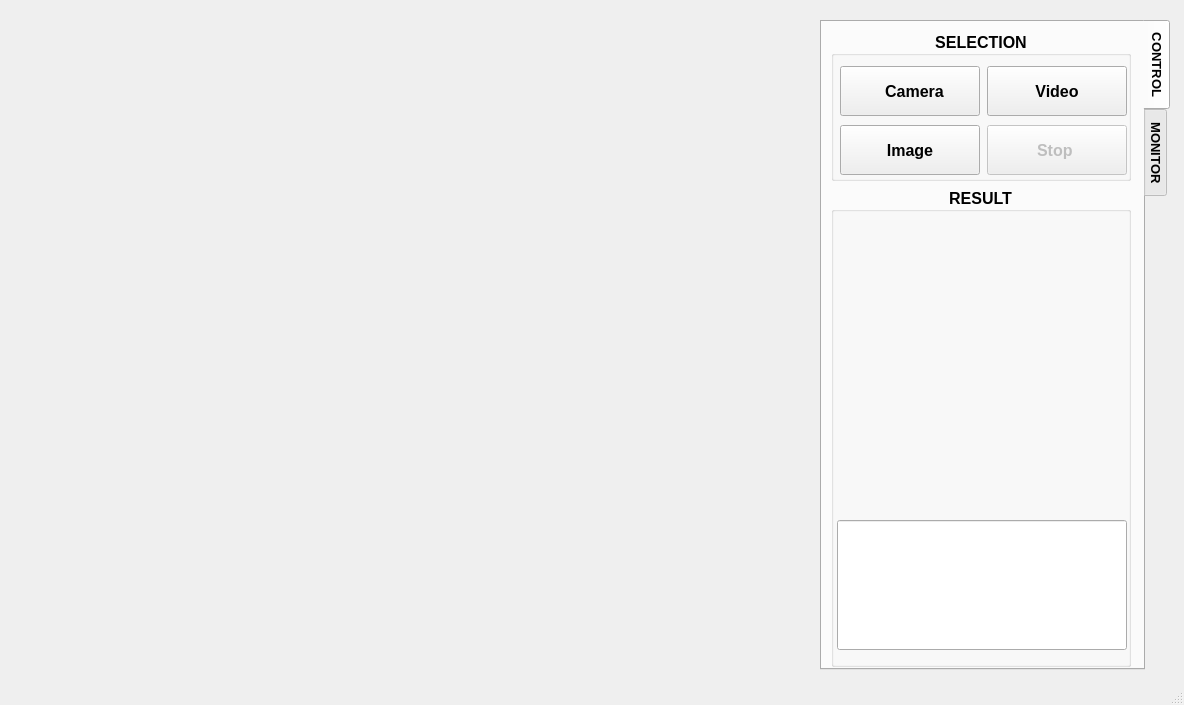
<?xml version="1.0" encoding="UTF-8"?>
<ui version="4.0">
 <class>MainWindow</class>
 <widget class="QMainWindow" name="MainWindow">
  <property name="geometry">
   <rect>
    <x>0</x>
    <y>0</y>
    <width>1184</width>
    <height>705</height>
   </rect>
  </property>
  <property name="minimumSize">
   <size>
    <width>1180</width>
    <height>705</height>
   </size>
  </property>
  <property name="maximumSize">
   <size>
    <width>1184</width>
    <height>705</height>
   </size>
  </property>
  <property name="windowTitle">
   <string>MainWindow</string>
  </property>
  <widget class="QWidget" name="centralwidget">
   <widget class="QTabWidget" name="tabWidget">
    <property name="geometry">
     <rect>
      <x>820</x>
      <y>20</y>
      <width>350</width>
      <height>650</height>
     </rect>
    </property>
    <property name="sizePolicy">
     <sizepolicy hsizetype="Minimum" vsizetype="Minimum">
      <horstretch>0</horstretch>
      <verstretch>0</verstretch>
     </sizepolicy>
    </property>
    <property name="minimumSize">
     <size>
      <width>350</width>
      <height>650</height>
     </size>
    </property>
    <property name="maximumSize">
     <size>
      <width>350</width>
      <height>650</height>
     </size>
    </property>
    <property name="baseSize">
     <size>
      <width>0</width>
      <height>0</height>
     </size>
    </property>
    <property name="font">
     <font>
      <pointsize>10</pointsize>
      <weight>75</weight>
      <bold>true</bold>
     </font>
    </property>
    <property name="tabPosition">
     <enum>QTabWidget::East</enum>
    </property>
    <property name="tabShape">
     <enum>QTabWidget::Rounded</enum>
    </property>
    <property name="currentIndex">
     <number>0</number>
    </property>
    <property name="iconSize">
     <size>
      <width>16</width>
      <height>16</height>
     </size>
    </property>
    <property name="elideMode">
     <enum>Qt::ElideLeft</enum>
    </property>
    <property name="usesScrollButtons">
     <bool>true</bool>
    </property>
    <property name="documentMode">
     <bool>false</bool>
    </property>
    <property name="tabsClosable">
     <bool>false</bool>
    </property>
    <property name="movable">
     <bool>false</bool>
    </property>
    <property name="tabBarAutoHide">
     <bool>false</bool>
    </property>
    <widget class="QWidget" name="tab_control">
     <property name="sizePolicy">
      <sizepolicy hsizetype="Minimum" vsizetype="Minimum">
       <horstretch>0</horstretch>
       <verstretch>0</verstretch>
      </sizepolicy>
     </property>
     <property name="maximumSize">
      <size>
       <width>700</width>
       <height>16777215</height>
      </size>
     </property>
     <attribute name="title">
      <string>CONTROL</string>
     </attribute>
     <layout class="QVBoxLayout" name="verticalLayout_4">
      <item>
       <widget class="QGroupBox" name="groupBox_7">
        <property name="sizePolicy">
         <sizepolicy hsizetype="Minimum" vsizetype="Minimum">
          <horstretch>0</horstretch>
          <verstretch>0</verstretch>
         </sizepolicy>
        </property>
        <property name="minimumSize">
         <size>
          <width>300</width>
          <height>150</height>
         </size>
        </property>
        <property name="maximumSize">
         <size>
          <width>300</width>
          <height>150</height>
         </size>
        </property>
        <property name="font">
         <font>
          <family>Segoe UI</family>
          <pointsize>12</pointsize>
          <weight>75</weight>
          <bold>true</bold>
         </font>
        </property>
        <property name="title">
         <string>SELECTION</string>
        </property>
        <property name="alignment">
         <set>Qt::AlignCenter</set>
        </property>
        <property name="flat">
         <bool>true</bool>
        </property>
        <widget class="QWidget" name="layoutWidget">
         <property name="geometry">
          <rect>
           <x>8</x>
           <y>34</y>
           <width>289</width>
           <height>52</height>
          </rect>
         </property>
         <layout class="QHBoxLayout" name="horizontalLayout_2">
          <item>
           <widget class="QPushButton" name="pushButton_Camera">
            <property name="sizePolicy">
             <sizepolicy hsizetype="Minimum" vsizetype="Minimum">
              <horstretch>0</horstretch>
              <verstretch>0</verstretch>
             </sizepolicy>
            </property>
            <property name="minimumSize">
             <size>
              <width>140</width>
              <height>50</height>
             </size>
            </property>
            <property name="maximumSize">
             <size>
              <width>140</width>
              <height>50</height>
             </size>
            </property>
            <property name="font">
             <font>
              <family>Segoe UI</family>
              <pointsize>12</pointsize>
              <weight>75</weight>
              <bold>true</bold>
             </font>
            </property>
            <property name="text">
             <string>  Camera</string>
            </property>
            <property name="icon">
             <iconset>
              <normaloff>icons/start.png</normaloff>icons/start.png</iconset>
            </property>
            <property name="iconSize">
             <size>
              <width>25</width>
              <height>25</height>
             </size>
            </property>
           </widget>
          </item>
          <item>
           <widget class="QPushButton" name="pushButton_Capture">
            <property name="sizePolicy">
             <sizepolicy hsizetype="Minimum" vsizetype="Minimum">
              <horstretch>0</horstretch>
              <verstretch>0</verstretch>
             </sizepolicy>
            </property>
            <property name="minimumSize">
             <size>
              <width>140</width>
              <height>50</height>
             </size>
            </property>
            <property name="maximumSize">
             <size>
              <width>140</width>
              <height>50</height>
             </size>
            </property>
            <property name="font">
             <font>
              <family>Segoe UI</family>
              <pointsize>12</pointsize>
              <weight>75</weight>
              <bold>true</bold>
             </font>
            </property>
            <property name="text">
             <string>Video</string>
            </property>
            <property name="icon">
             <iconset>
              <normaloff>icons/bypass.png</normaloff>icons/bypass.png</iconset>
            </property>
            <property name="iconSize">
             <size>
              <width>25</width>
              <height>25</height>
             </size>
            </property>
           </widget>
          </item>
         </layout>
        </widget>
        <widget class="QWidget" name="layoutWidget_2">
         <property name="geometry">
          <rect>
           <x>8</x>
           <y>93</y>
           <width>289</width>
           <height>52</height>
          </rect>
         </property>
         <layout class="QHBoxLayout" name="horizontalLayout_3">
          <item>
           <widget class="QPushButton" name="pushButton_Image">
            <property name="sizePolicy">
             <sizepolicy hsizetype="Minimum" vsizetype="Minimum">
              <horstretch>0</horstretch>
              <verstretch>0</verstretch>
             </sizepolicy>
            </property>
            <property name="minimumSize">
             <size>
              <width>140</width>
              <height>50</height>
             </size>
            </property>
            <property name="maximumSize">
             <size>
              <width>140</width>
              <height>50</height>
             </size>
            </property>
            <property name="font">
             <font>
              <family>Segoe UI</family>
              <pointsize>12</pointsize>
              <weight>75</weight>
              <bold>true</bold>
             </font>
            </property>
            <property name="text">
             <string>  Image  </string>
            </property>
            <property name="icon">
             <iconset>
              <normaloff>icons/manual.png</normaloff>icons/manual.png</iconset>
            </property>
            <property name="iconSize">
             <size>
              <width>25</width>
              <height>25</height>
             </size>
            </property>
           </widget>
          </item>
          <item>
           <widget class="QPushButton" name="pushButton_Stop">
            <property name="enabled">
             <bool>false</bool>
            </property>
            <property name="sizePolicy">
             <sizepolicy hsizetype="Minimum" vsizetype="Minimum">
              <horstretch>0</horstretch>
              <verstretch>0</verstretch>
             </sizepolicy>
            </property>
            <property name="minimumSize">
             <size>
              <width>140</width>
              <height>50</height>
             </size>
            </property>
            <property name="maximumSize">
             <size>
              <width>140</width>
              <height>50</height>
             </size>
            </property>
            <property name="font">
             <font>
              <family>Segoe UI</family>
              <pointsize>12</pointsize>
              <weight>75</weight>
              <bold>true</bold>
             </font>
            </property>
            <property name="text">
             <string>  Stop   </string>
            </property>
            <property name="icon">
             <iconset>
              <normaloff>icons/stop.png</normaloff>icons/stop.png</iconset>
            </property>
            <property name="iconSize">
             <size>
              <width>25</width>
              <height>25</height>
             </size>
            </property>
           </widget>
          </item>
         </layout>
        </widget>
       </widget>
      </item>
      <item>
       <widget class="QGroupBox" name="groupBox_8">
        <property name="minimumSize">
         <size>
          <width>300</width>
          <height>480</height>
         </size>
        </property>
        <property name="maximumSize">
         <size>
          <width>300</width>
          <height>480</height>
         </size>
        </property>
        <property name="font">
         <font>
          <family>Segoe UI</family>
          <pointsize>12</pointsize>
          <weight>75</weight>
          <bold>true</bold>
         </font>
        </property>
        <property name="title">
         <string>RESULT</string>
        </property>
        <property name="alignment">
         <set>Qt::AlignCenter</set>
        </property>
        <property name="flat">
         <bool>true</bool>
        </property>
        <layout class="QVBoxLayout" name="verticalLayout_11" stretch="0,0">
         <property name="spacing">
          <number>0</number>
         </property>
         <property name="leftMargin">
          <number>3</number>
         </property>
         <property name="topMargin">
          <number>0</number>
         </property>
         <property name="rightMargin">
          <number>0</number>
         </property>
         <property name="bottomMargin">
          <number>3</number>
         </property>
         <item>
          <widget class="QLabel" name="label_View">
           <property name="enabled">
            <bool>true</bool>
           </property>
           <property name="sizePolicy">
            <sizepolicy hsizetype="Ignored" vsizetype="Ignored">
             <horstretch>0</horstretch>
             <verstretch>0</verstretch>
            </sizepolicy>
           </property>
           <property name="minimumSize">
            <size>
             <width>290</width>
             <height>290</height>
            </size>
           </property>
           <property name="maximumSize">
            <size>
             <width>290</width>
             <height>290</height>
            </size>
           </property>
           <property name="font">
            <font>
             <family>Segoe UI</family>
             <pointsize>46</pointsize>
             <weight>75</weight>
             <bold>true</bold>
            </font>
           </property>
           <property name="text">
            <string/>
           </property>
           <property name="scaledContents">
            <bool>true</bool>
           </property>
           <property name="alignment">
            <set>Qt::AlignCenter</set>
           </property>
          </widget>
         </item>
         <item>
          <widget class="QLineEdit" name="text_resutl">
           <property name="sizePolicy">
            <sizepolicy hsizetype="Minimum" vsizetype="Minimum">
             <horstretch>0</horstretch>
             <verstretch>0</verstretch>
            </sizepolicy>
           </property>
           <property name="minimumSize">
            <size>
             <width>290</width>
             <height>130</height>
            </size>
           </property>
           <property name="maximumSize">
            <size>
             <width>290</width>
             <height>130</height>
            </size>
           </property>
           <property name="font">
            <font>
             <family>Segoe UI</family>
             <pointsize>30</pointsize>
             <weight>75</weight>
             <bold>true</bold>
            </font>
           </property>
           <property name="focusPolicy">
            <enum>Qt::NoFocus</enum>
           </property>
           <property name="text">
            <string/>
           </property>
           <property name="alignment">
            <set>Qt::AlignCenter</set>
           </property>
           <property name="readOnly">
            <bool>true</bool>
           </property>
          </widget>
         </item>
        </layout>
       </widget>
      </item>
     </layout>
    </widget>
    <widget class="QWidget" name="tab_monitor">
     <property name="maximumSize">
      <size>
       <width>700</width>
       <height>16777215</height>
      </size>
     </property>
     <attribute name="title">
      <string>MONITOR</string>
     </attribute>
     <layout class="QVBoxLayout" name="verticalLayout_3" stretch="0">
      <item>
       <widget class="QGroupBox" name="groupBox_9">
        <property name="minimumSize">
         <size>
          <width>0</width>
          <height>0</height>
         </size>
        </property>
        <property name="maximumSize">
         <size>
          <width>350</width>
          <height>200</height>
         </size>
        </property>
        <property name="font">
         <font>
          <family>Segoe UI</family>
          <pointsize>8</pointsize>
          <weight>75</weight>
          <bold>true</bold>
         </font>
        </property>
        <property name="title">
         <string>PC PERFORMANCE</string>
        </property>
        <property name="alignment">
         <set>Qt::AlignHCenter|Qt::AlignTop</set>
        </property>
        <layout class="QVBoxLayout" name="verticalLayout_2">
         <item>
          <layout class="QVBoxLayout" name="verticalLayout_7">
           <item>
            <layout class="QHBoxLayout" name="horizontalLayout_17" stretch="2,9,2,1">
             <property name="spacing">
              <number>6</number>
             </property>
             <property name="bottomMargin">
              <number>0</number>
             </property>
             <item>
              <widget class="QLabel" name="label_19">
               <property name="maximumSize">
                <size>
                 <width>16777215</width>
                 <height>25</height>
                </size>
               </property>
               <property name="text">
                <string>CPU</string>
               </property>
               <property name="alignment">
                <set>Qt::AlignCenter</set>
               </property>
              </widget>
             </item>
             <item>
              <widget class="QProgressBar" name="progressBar_CPU">
               <property name="sizePolicy">
                <sizepolicy hsizetype="Preferred" vsizetype="Preferred">
                 <horstretch>0</horstretch>
                 <verstretch>0</verstretch>
                </sizepolicy>
               </property>
               <property name="maximumSize">
                <size>
                 <width>300</width>
                 <height>12</height>
                </size>
               </property>
               <property name="font">
                <font>
                 <family>Segoe UI</family>
                 <pointsize>8</pointsize>
                 <weight>75</weight>
                 <bold>true</bold>
                </font>
               </property>
               <property name="value">
                <number>15</number>
               </property>
              </widget>
             </item>
             <item>
              <widget class="QLabel" name="label_24">
               <property name="maximumSize">
                <size>
                 <width>16777215</width>
                 <height>25</height>
                </size>
               </property>
               <property name="text">
                <string/>
               </property>
              </widget>
             </item>
             <item>
              <widget class="QLabel" name="label_25">
               <property name="text">
                <string/>
               </property>
              </widget>
             </item>
            </layout>
           </item>
           <item>
            <layout class="QHBoxLayout" name="horizontalLayout_18" stretch="2,9,2,1">
             <item>
              <widget class="QLabel" name="label_26">
               <property name="maximumSize">
                <size>
                 <width>16777215</width>
                 <height>25</height>
                </size>
               </property>
               <property name="text">
                <string>RAM</string>
               </property>
               <property name="alignment">
                <set>Qt::AlignCenter</set>
               </property>
              </widget>
             </item>
             <item>
              <widget class="QProgressBar" name="progressBar_RAM">
               <property name="maximumSize">
                <size>
                 <width>16777215</width>
                 <height>12</height>
                </size>
               </property>
               <property name="font">
                <font>
                 <family>Segoe UI</family>
                 <pointsize>8</pointsize>
                 <weight>75</weight>
                 <bold>true</bold>
                </font>
               </property>
               <property name="value">
                <number>50</number>
               </property>
              </widget>
             </item>
             <item>
              <widget class="QLabel" name="ram">
               <property name="maximumSize">
                <size>
                 <width>16777215</width>
                 <height>25</height>
                </size>
               </property>
               <property name="text">
                <string>3.5/4</string>
               </property>
              </widget>
             </item>
             <item>
              <widget class="QLabel" name="label_27">
               <property name="text">
                <string>GB</string>
               </property>
              </widget>
             </item>
            </layout>
           </item>
           <item>
            <layout class="QHBoxLayout" name="horizontalLayout_21" stretch="2,9,2,1">
             <item>
              <widget class="QLabel" name="label_28">
               <property name="maximumSize">
                <size>
                 <width>16777215</width>
                 <height>25</height>
                </size>
               </property>
               <property name="text">
                <string>DISK</string>
               </property>
               <property name="alignment">
                <set>Qt::AlignCenter</set>
               </property>
              </widget>
             </item>
             <item>
              <widget class="QProgressBar" name="progressBar_DISK">
               <property name="maximumSize">
                <size>
                 <width>16777215</width>
                 <height>12</height>
                </size>
               </property>
               <property name="font">
                <font>
                 <family>Segoe UI</family>
                 <pointsize>8</pointsize>
                 <weight>75</weight>
                 <bold>true</bold>
                 <kerning>true</kerning>
                </font>
               </property>
               <property name="value">
                <number>85</number>
               </property>
              </widget>
             </item>
             <item>
              <widget class="QLabel" name="disk">
               <property name="maximumSize">
                <size>
                 <width>700</width>
                 <height>25</height>
                </size>
               </property>
               <property name="text">
                <string>45/64</string>
               </property>
              </widget>
             </item>
             <item>
              <widget class="QLabel" name="label_29">
               <property name="text">
                <string>GB</string>
               </property>
              </widget>
             </item>
            </layout>
           </item>
          </layout>
         </item>
        </layout>
       </widget>
      </item>
     </layout>
    </widget>
   </widget>
   <widget class="QLabel" name="label_Image">
    <property name="enabled">
     <bool>true</bool>
    </property>
    <property name="geometry">
     <rect>
      <x>20</x>
      <y>50</y>
      <width>800</width>
      <height>570</height>
     </rect>
    </property>
    <property name="sizePolicy">
     <sizepolicy hsizetype="Ignored" vsizetype="Ignored">
      <horstretch>0</horstretch>
      <verstretch>0</verstretch>
     </sizepolicy>
    </property>
    <property name="minimumSize">
     <size>
      <width>800</width>
      <height>570</height>
     </size>
    </property>
    <property name="maximumSize">
     <size>
      <width>800</width>
      <height>570</height>
     </size>
    </property>
    <property name="font">
     <font>
      <pointsize>46</pointsize>
      <weight>75</weight>
      <bold>true</bold>
     </font>
    </property>
    <property name="text">
     <string/>
    </property>
    <property name="scaledContents">
     <bool>true</bool>
    </property>
    <property name="alignment">
     <set>Qt::AlignCenter</set>
    </property>
   </widget>
  </widget>
  <widget class="QStatusBar" name="statusbar"/>
 </widget>
 <resources/>
 <connections/>
</ui>
